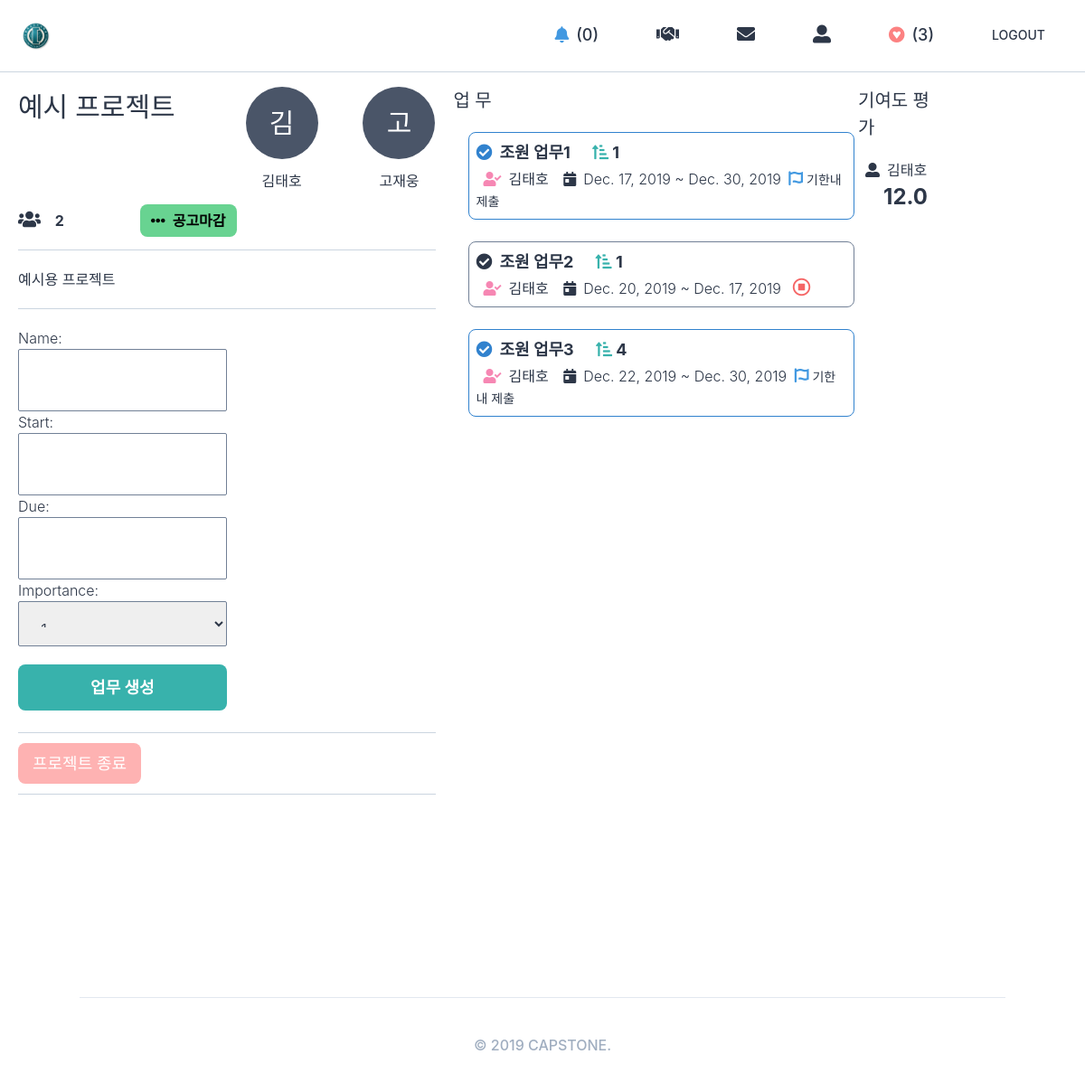
Page /projects/member/108/ (signed in) on the committed database.
### users/models.py (models this page shows)
class User(AbstractUser):
    GENDER_MALE = "male"
    GENDER_FEMALE = "female"
    GENDER_CHOICES = (
        (GENDER_MALE, "남성"),
        (GENDER_FEMALE, "여성"),
    )
    MAJOR_1 = "글로벌지역학"
    MAJOR_2 = "EU전공"
    MAJOR_3 = "GlobalBusiness"
    MAJOR_4 = "TESOL영어학전공"
    MAJOR_5 = "광고PR브랜딩전공"
    MAJOR_6 = "교육학"
    MAJOR_7 = "국가리더전공"
    MAJOR_8 = "국제금융학과"
    MAJOR_9 = "국제스포츠레저전공"
    MAJOR_10 = "그리스불가리아학과"
    MAJOR_11 = "남아프리카어전공"
    MAJOR_12 = "독일어통번역학과"
    MAJOR_13 = "동아프리카어전공"
    MAJOR_14 = "동유럽학대학"
    MAJOR_15 = "러시아학과"
    MAJOR_16 = "루마니아어과"
    MAJOR_17 = "말레이인도네시아어통번역학과"
    MAJOR_18 = "문화콘텐츠학전공"
    MAJOR_19 = "바이오메디컬공학전공"
    MAJOR_20 = "방송영상뉴미디어전공"
    MAJOR_21 = "브라질학과"
    MAJOR_22 = "사학과"
    MAJOR_23 = "산업경영공학과"
    MAJOR_24 = "생명공학과"
    MAJOR_25 = "서아프리카어전공"
    MAJOR_26 = "세계문화예술경영전공"
    MAJOR_27 = "세르비아크로아티아어과"
    MAJOR_28 = "수학과"
    MAJOR_29 = "스페인어통번역학과"
    MAJOR_30 = "아랍어통번역학과"
    MAJOR_31 = "아프리카학부"
    MAJOR_32 = "언론정보전공"
    MAJOR_33 = "언어인지과학과"
    MAJOR_34 = "영미권통상통번역전공"
    MAJOR_35 = "영미문학번역전공"
    MAJOR_36 = "영어통번역학부"
    MAJOR_37 = "영어통번역학전공"
    MAJOR_38 = "우크라이나어과"
    MAJOR_39 = "융복합소프트웨어전공"
    MAJOR_40 = "이탈리아어통번역학과"
    MAJOR_41 = "인도학과"
    MAJOR_42 = "일본어통번역학과"
    MAJOR_43 = "전자공학과"
    MAJOR_44 = "전자물리학과"
    MAJOR_45 = "정보기록학전공"
    MAJOR_46 = "정보통신공학과"
    MAJOR_47 = "정치외교학과"
    MAJOR_48 = "중국어통번역학과"
    MAJOR_49 = "중앙아시아학과"
    MAJOR_50 = "지식콘텐츠전공"
    MAJOR_51 = "철학과"
    MAJOR_52 = "체코슬로바키아어과"
    MAJOR_53 = "컴퓨터전자시스템공학전공"
    MAJOR_54 = "태국어통번역학과"
    MAJOR_55 = "통계학과"
    MAJOR_56 = "폴란드어과"
    MAJOR_57 = "프랑스학과"
    MAJOR_58 = "한국학과"
    MAJOR_59 = "행정학과"
    MAJOR_60 = "헝가리어과"
    MAJOR_61 = "화학과"
    MAJOR_62 = "환경학과"
    MAJOR_CHOICES = (
        (MAJOR_1, "글로벌지역학"),
        (MAJOR_2, "EU전공"),
        (MAJOR_3, "GlobalBusiness"),
        (MAJOR_4, "TESOL영어학전공"),
        (MAJOR_5, "광고PR브랜딩전공"),
        (MAJOR_6, "교육학"),
        (MAJOR_7, "국가리더전공"),
        (MAJOR_8, "국제금융학과"),
        (MAJOR_9, "국제스포츠레저전공"),
        (MAJOR_10, "그리스불가리아학과"),
        (MAJOR_11, "남아프리카어전공"),
        (MAJOR_12, "독일어통번역학과"),
        (MAJOR_13, "동아프리카어전공"),
        (MAJOR_14, "동유럽학대학"),
        (MAJOR_15, "러시아학과"),
        (MAJOR_16, "루마니아어과"),
        (MAJOR_17, "말레이인도네시아어통번역학과"),
        (MAJOR_18, "문화콘텐츠학전공"),
        (MAJOR_19, "바이오메디컬공학전공"),
        (MAJOR_20, "방송영상뉴미디어전공"),
        (MAJOR_21, "브라질학과"),
        (MAJOR_22, "사학과"),
        (MAJOR_23, "산업경영공학과"),
        (MAJOR_24, "생명공학과"),
        (MAJOR_25, "서아프리카어전공"),
        (MAJOR_26, "세계문화예술경영전공"),
        (MAJOR_27, "세르비아크로아티아어과"),
        (MAJOR_28, "수학과"),
        (MAJOR_29, "스페인어통번역학과"),
        (MAJOR_30, "아랍어통번역학과"),
        (MAJOR_31, "아프리카학부"),
        (MAJOR_32, "언론정보전공"),
        (MAJOR_33, "언어인지과학과"),
        (MAJOR_34, "영미권통상통번역전공"),
        (MAJOR_35, "영미문학번역전공"),
        (MAJOR_36, "영어통번역학부"),
        (MAJOR_37, "영어통번역학전공"),
        (MAJOR_38, "우크라이나어과"),
        (MAJOR_39, "융복합소프트웨어전공"),
        (MAJOR_40, "이탈리아어통번역학과"),
        (MAJOR_41, "인도학과"),
        (MAJOR_42, "일본어통번역학과"),
        (MAJOR_43, "전자공학과"),
        (MAJOR_44, "전자물리학과"),
        (MAJOR_45, "정보기록학전공"),
        (MAJOR_46, "정보통신공학과"),
        (MAJOR_47, "정치외교학과"),
        (MAJOR_48, "중국어통번역학과"),
        (MAJOR_49, "중앙아시아학과"),
        (MAJOR_50, "지식콘텐츠전공"),
        (MAJOR_51, "철학과"),
        (MAJOR_52, "체코슬로바키아어과"),
        (MAJOR_53, "컴퓨터전자시스템공학전공"),
        (MAJOR_54, "태국어통번역학과"),
        (MAJOR_55, "통계학과"),
        (MAJOR_56, "폴란드어과"),
        (MAJOR_57, "프랑스학과"),
        (MAJOR_58, "한국학과"),
        (MAJOR_59, "행정학과"),
        (MAJOR_60, "헝가리어과"),
        (MAJOR_61, "화학과"),
        (MAJOR_62, "환경학과"),
    )
    LOGIN_EMAIL = "email"
    LOGIN_KAKAO = "kakao"
    LOGIN_CHOICES = (
        (LOGIN_EMAIL, "EMAIL"),
        (LOGIN_KAKAO, "KAKAO"),
    )
    gender = models.CharField(choices=GENDER_CHOICES, max_length=10, blank=True)
    bio = models.TextField(default="")
    major = models.CharField(choices=MAJOR_CHOICES, max_length=20, blank=True)
    login_method = models.CharField(
        choices=LOGIN_CHOICES, max_length=50, default=LOGIN_EMAIL
    )
    objects = core_managers.CustomUserManager()
    def get_absolute_url(self):
        return reverse("users:profile", kwargs={"pk": self.pk})

### lists/models.py (models this page shows, shortened)
class List(core_models.TimeStampedModel):
    name = models.CharField(max_length=80)
    user = models.OneToOneField(
        "users.User", related_name="list", on_delete=models.CASCADE
    )
    projects = models.ManyToManyField("projects.Project", related_name="lists", blank=True)
    def count_projects(self):
        return self.projects.count()
    count_projects.short_description = "Number of Projects"

### projects/models.py (models this page shows, shortened)
class Project(core_models.TimeStampedModel):
    name = models.CharField(max_length=140)
    description = models.TextField()
    on_market = models.BooleanField(default=False)
    categories = models.ManyToManyField("Category", related_name="projects", blank=True)
    host = models.ForeignKey(
        "users.User", related_name="project_host", on_delete=models.CASCADE
    )
    def count_participants(self):
        return self.participants.count() + 1

class ProjectJob(core_models.TimeStampedModel):
    LOW = 1
    MIDDLELOW = 2
    MIDDLE = 3
    MIDDLEHIGH = 4
    HIGH = 5
    IMPORTANCE_CHOICES = (
        (LOW, 1),
        (MIDDLELOW, 2),
        (MIDDLE, 3),
        (MIDDLEHIGH, 4),
        (HIGH, 5),
    )
    name = models.CharField(max_length=140)
    start = models.DateField()
    isFinished = models.BooleanField(default=False)
    howLate = models.IntegerField(default=0, null=True)
    due = models.DateField()
    charger = models.ForeignKey(
        "users.User", related_name="project_jobs", on_delete=models.SET_NULL, null=True,
    )
    project = models.ForeignKey(
        "Project", related_name="project_jobs", on_delete=models.CASCADE
    )
    charger_true = models.BooleanField(default=False)
    importance = models.IntegerField(choices=IMPORTANCE_CHOICES, default=LOW)

class JobContribution(core_models.TimeStampedModel):
    inProject = models.ForeignKey(
        "Project", related_name="job_contribution", on_delete=models.CASCADE
    )
    inProjectJob = models.ForeignKey(
        "ProjectJob", related_name="job_contribution", on_delete=models.CASCADE, null=True
    )
    inCharge = models.ForeignKey(
        "users.User", related_name="job_contribution", on_delete=models.CASCADE, null=True
    )
    score = models.FloatField(default=0)

### participant/models.py (models this page shows)
class Participant(core_models.TimeStampedModel):
    user = models.ForeignKey(
        "users.User", related_name="participants", on_delete=models.CASCADE
    )
    project = models.ForeignKey(
        "projects.Project", related_name="participants", on_delete=models.CASCADE
    )

### projects/views.py (the view)
# urls.py: path("member/<int:pk>/", views.ProjectMemberDetail.as_view(), name="member-detail"),
class ProjectMemberDetail(user_mixins.LoggedInOnlyView, View):
    def get(self, *args, **kwargs):
        pk = kwargs.get("pk")
        project = models.Project.objects.get_or_none(pk=pk)
        if not project:
            raise Http404()
        project_job = models.ProjectJob.objects.filter(project=project)
        participants = participant_models.Participant.objects.filter(project=project)
        jobContribution = models.JobContribution.objects.filter(inProject=project)
        form = forms.CreateProjectJobForm()
        return render(
            self.request,
            "projects/member_project.html",
            {
                "project": project,
                "participants": participants,
                "project_job": project_job,
                "job_contribution": jobContribution,
                "form": form,
            },
        )

### projects/forms.py (shortened to what this page needs)
class CreateProjectJobForm(forms.ModelForm):
    class Meta:
        model = models.ProjectJob
        fields = (
            "name",
            "start",
            "due",
            "importance",
        )
    """ def __init__(self, *args, **kwargs):
        super(CreateProjectJobForm, self).__init__(*args, **kwargs)
        self.fields['start'].widget = widgets.AdminDateWidget()
        self.fields['due'].widget = widgets.AdminTimeWidget() """

### core/managers.py (called while the page is built)
    def get_or_none(self, **kwargs):
        try:
            return self.get(**kwargs)
        except self.model.DoesNotExist:
            return None

### projects/templatetags/is_Finished.py (called while the page is built)
@register.simple_tag(takes_context=True)
def is_Finished(context, project_job):
    if project_job.isFinished is True:
        return True
    else:
        return False

### templates/projects/member_project.html (shortened to what this page needs)
{% extends "base.html" %}
{% load static %}
{% load on_favs check_apply is_Finished %}
{% block content %}
    <div class="container mx-5 flex justify-around pb-56">
        <div class="w-1/2">
            <div class="flex justify-between">
                <div class="mr-8 mb-5">
                    <h4 class="text-3xl font-medium mb-px">{{project.name}}</h4>
                </div>
                <a href="{{project.host.get_absolute_url}}" class="flex flex-col items-center mr-1">
                    {% include "mixins/user_avatar.html" with user=project.host %}
                    <span class="mt-3 text-medium">{{project.host.first_name}}{{project.host.last_name}}</span>
                </a>
                {% for participant in participants %}
                    <a href="{{participant.user.get_absolute_url}}" class="flex flex-col items-center">
                        {% include "mixins/user_avatar.html" with user=participant.user %}
                        <span class="mt-3 text-medium">{{participant.user.first_name}}{{participant.user.last_name}}</span>
                    </a>
                {% endfor %}
            </div>
            <p class="border-b border-gray-400 pb-5 mt-5 font-bold">
                <i class="fas fa-users text-xl mr-3"></i>
                {{project.count_participants}}
                {% if project.on_market %}
                    <a href="{% url 'projects:toggle' project.pk %}" class="pro_zoom text-center ml-20 py-2 px-3 rounded-lg font-bold w-full text-black bg-green-400 hover:text-white-300"><i class="fas fa-ellipsis-h mr-2"></i>공고마감</a>
                {% else %}
                    <a href="{% url 'projects:toggle' project.pk %}" class="pro_zoom text-center ml-20 py-2 px-3 rounded-lg font-bold w-full text-black bg-yellow-500 hover:text-white-300"><i class="fas fa-share-alt mr-2"></i>공고등록</a>
                {% endif %}
            </p>
            <p class="border-b border-gray-400 pb-5 mt-5">
                {{project.description}}
            </p>
                <form action="{% url 'projects:create-job' project.pk %}" method="POST" class="w-1/2">
                    {{form}}
                    <button class="pro_zoom text-center py-3 rounded-lg font-bold text-lg w-full text-white bg-teal-500 mt-5">업무 생성</button>
                </form>
            <div class="border-b border-gray-400 pb-5 mt-1 flex flex-row">
            </div>
            <p class="border-b border-gray-400 pb-5 mt-5 pro_zoom">
                <a href="#" class="btn text-center py-3 px-4 rounded-lg font-medium text-lg w-full text-white bg-red-300 text-white hover:text-gray-300">프로젝트 종료</a>
            </p>
        </div>
        <div class="ml-5">
            <h4 class="font-medium text-xl mb-5 w-15 mr-2">업 무</h4>
            {% for j in project_job %}
            {% is_Finished j as job_finished %}
            {% if job_finished %}
                <li class="mb-2 list-none ml-4 mb-6 border border-blue-600 rounded-lg w-full p-2">
                    <div class="mb-1 text-lg font-bold"><i class="text-blue-600 fas fa-check-circle mr-2"></i>{{j.name}} <i class="font-bold fas fa-sort-amount-up-alt ml-5 text-teal-500 text-lg" alt="난이도"></i> {{j.importance}}</div>
                    {% if  j.charger_true is not False %}
                    <span class="mr-3"><i class="fas fa-user-check mr-2 ml-2 text-pink-400"></i>{{j.charger.first_name}}{{j.charger.last_name}}</span>
                    {% else %}
                    <span class="mr-3"><i class="fas fa-user-check mr-2 ml-2 text-red-600"></i>담당자 없음</span>
                    <a href="{% url 'projects:addMyJob' user.pk j.pk %}" class="mb-1 mr-2"><i class="text-red-600 fas fa-check-circle mr-2"></i>내 업무로 지정</a>
                    {% endif %}
                    <span><i class="fas fa-calendar-day mr-2"></i>{{j.start}} ~ {{j.due}}</span>
                    {% if j.howLate > 0 %}
                        <span class="text-sm text-red-500"><i class="fab fa-font-awesome-flag text-xl text-red-500 mx-1"></i>기한초과 : {{j.howLate}}일</span>
                    {% else %}
                        <span class="text-sm"><i class="fab fa-font-awesome-flag text-lg mx-1 text-blue-500"></i>기한내 제출</span>
                    {% endif %}
                </li>
            {% else %}
                <li class="mb-2 list-none ml-4 mb-6 border border-gray-600 rounded-lg w-full p-2">
                    <div class="mb-1 text-lg font-bold"><i class="fas fa-check-circle mr-2"></i>{{j.name}} <i class="font-bold fas fa-sort-amount-up-alt ml-5 text-teal-500 text-lg" alt="난이도"></i> {{j.importance}}</div>
                    {% if  j.charger_true is not False %}
                    <span class="mr-3"><i class="fas fa-user-check mr-2 ml-2 text-pink-400"></i>{{j.charger.first_name}}{{j.charger.last_name}}</span>
                    {% else %}
                    <span class="mr-3"><i class="fas fa-user-check mr-2 ml-2 text-pink-400"></i>담당자 없음</span>
                    <a href="{% url 'projects:addMyJob' user.pk j.pk %}" class="mb-1 mr-2"><i class="text-red-600 fas fa-check-circle mr-2"></i>내 업무로 지정</a>
                    {% endif %}
                    <span><i class="fas fa-calendar-day mr-2"></i>{{j.start}} ~ {{j.due}}</span>
                    <a class="" href="{% url 'projects:finish' j.pk %}"><i class="far fa-stop-circle text-xl ml-2 text-red-500"></i></a>
                </li>
            {% endif %}
            {% endfor %}
        </div>
        <div class="ml-5">
            <h4 class="font-medium text-xl mb-5 w-15 mr-2">기여도 평가</h4>
                <div class="">
                    {% if user.pk == project.host.pk %}
                        <div class="mt-3 text-medium ml-2 mb-20"><i class="fas fa-user-alt mr-2"></i>{{project.host.first_name}}{{project.host.last_name}}
                        {% for j in job_contribution %}
                                {% if j.inCharge == user %}
                                    <div class="text-2xl ml-5 font-bold">{{j.score}}</div>
                            {% endif %}
                        {% endfor %}
                    {% endif %}
                        </div>
                </div>
                </div>
        </div>
{% endblock content %}

### templates/partials/nav.html (shortened to what this page needs)
<ul class="flex items-center text-sm font-medium h-full">
    {% if user.is_authenticated %}
        <li class="nav_link text-lg pro_zoom"><a href="{% url 'users:notifications' user.pk %}"><i class="fas fa-bell text-lg mr-2 text-blue-500"></i>({{user.applyto.count}})</a></li>
        <li class="nav_link pro_zoom"><a href="{% url 'projects:create' %}"><i class="fas fa-handshake text-xl"></i></a></li>
        <li class="nav_link pro_zoom"><a href="{% url 'users:conversations' user.pk %}"><i class="fas fa-envelope text-xl"></i></a></li>
        <li class="nav_link pro_zoom"><a href="{{user.get_absolute_url}}"><i class="fas fa-user-alt text-xl"></i></a></li>
        <li class="nav_link text-lg pro_zoom"><a href="{% url 'lists:see-favs' %}"><i class="fab fa-gratipay text-lg mr-2 text-red-400"></i>({{user.list.projects.count}})</a></li>
        <li class="nav_link pro_zoom"><a href="{% url 'users:logout' %}">LOGOUT</a></li>
    {% else %}
        <li class="nav_link pro_zoom"><a href="{% url 'users:login' %}">LOGIN</a></li>
        <li class="nav_link pro_zoom"><a href="{% url 'users:signup' %}">JOIN</a></li>
    {% endif %}
</ul>

### templates/mixins/user_avatar.html
<div class="{{h_and_w|default:'h-20 w-20'}} bg-gray-700 rounded-full text-white flex justify-center items-center">
    <span class="{{text|default:'text-3xl'}}">{{user.first_name|first}}</span>
</div>

### rows in the picture
User: applyto.count "0", list.projects.count "3", first_name|first "김"
Project: name "예시 프로젝트", host.first_name "김", host.last_name "태호", count_participants "2", description "예시용 프로젝트"
Participant: user.first_name "고", user.last_name "재웅"
User: first_name|first "고"
ProjectJob: name "조원 업무1", importance "1", charger.first_name "김", charger.last_name "태호", start "Dec. 17, 2019", due "Dec. 30, 2019", howLate "기한내 제출"
ProjectJob: name "조원 업무2", importance "1", charger.first_name "김", charger.last_name "태호", start "Dec. 20, 2019", due "Dec. 17, 2019"
ProjectJob: name "조원 업무3", importance "4", charger.first_name "김", charger.last_name "태호", start "Dec. 22, 2019", due "Dec. 30, 2019", howLate "기한내 제출"
JobContribution: score "12.0"
